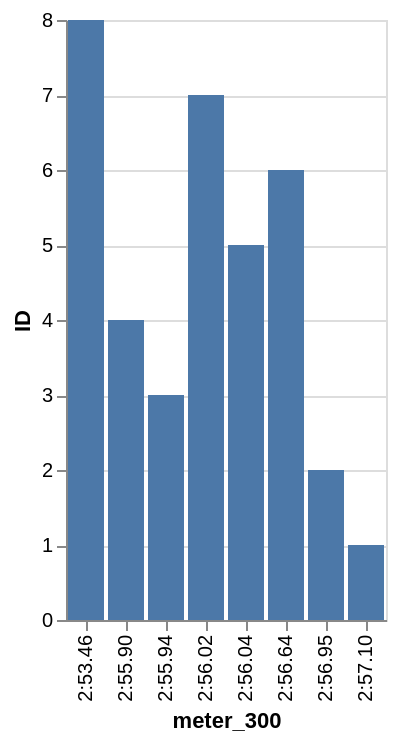

Vega-Lite specification stored for this chart:
### Vega-Lite specification from a JSON file in a GitHub repository (floating-point values rounded to 4 significant figures)
{"data": {"values": [{"x_data": "2:53.46", "y_data": 8}, {"x_data": "2:55.90", "y_data": 4}, {"x_data": "2:55.94", "y_data": 3}, {"x_data": "2:56.02", "y_data": 7}, {"x_data": "2:56.04", "y_data": 5}, {"x_data": "2:56.64", "y_data": 6}, {"x_data": "2:56.95", "y_data": 2}, {"x_data": "2:57.10", "y_data": 1}]}, "mark": "bar", "encoding": {"x": {"field": "x_data", "type": "nominal", "title": "meter_300", "sort": "ascending"}, "y": {"field": "y_data", "type": "quantitative", "title": "ID"}}}
